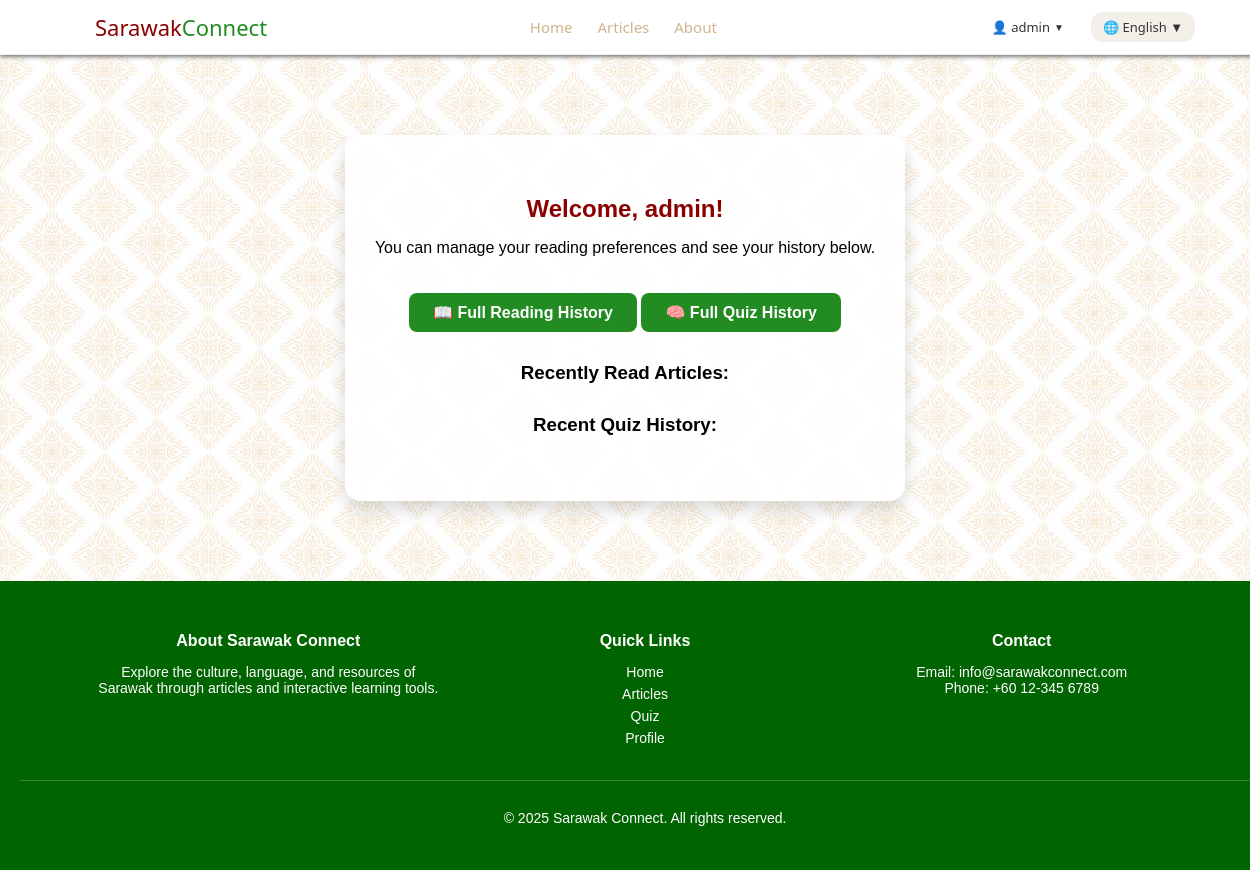
The app's page /profile.php (signed in), older data.
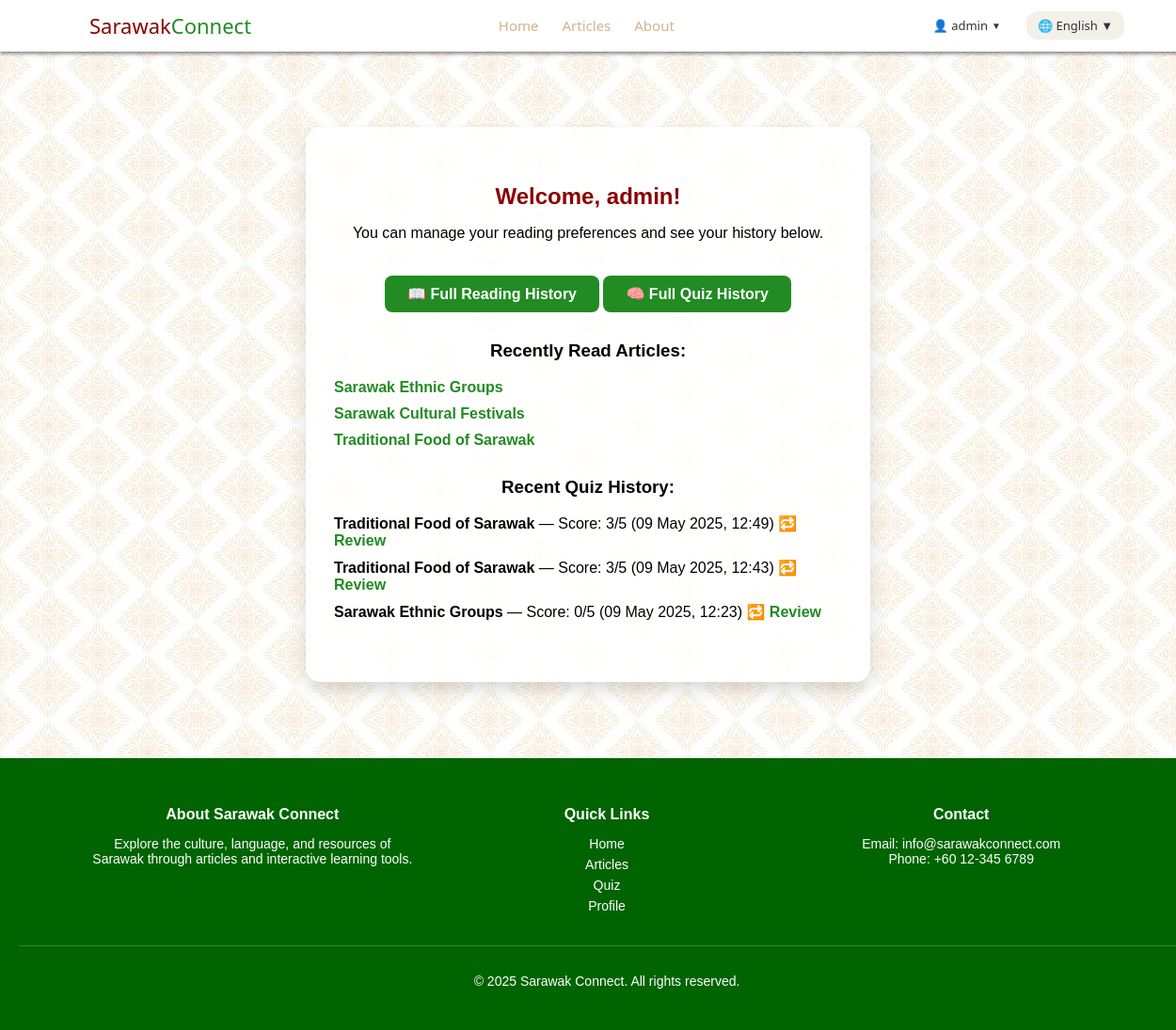
The same page, newer data.
### tables this page shows
CREATE TABLE `articles` (
  `id` int(11) NOT NULL,
  `image` varchar(255) DEFAULT NULL,
  `tag` varchar(50) DEFAULT NULL,
  `title_en` varchar(255) DEFAULT NULL,
  `title_my` varchar(255) DEFAULT NULL,
  `title_zh` varchar(255) DEFAULT NULL,
  `content_en` text DEFAULT NULL,
  `content_my` text DEFAULT NULL,
  `content_zh` text DEFAULT NULL
);

CREATE TABLE `quiz_history` (
  `id` int(11) NOT NULL,
  `user_id` int(11) NOT NULL,
  `article_id` int(11) NOT NULL,
  `score` int(11) NOT NULL,
  `total_questions` int(11) NOT NULL,
  `taken_at` datetime DEFAULT current_timestamp()
);

### profile.php (the view, shortened to what this page needs)
<?php
include('includes/db_connect.php');
include('includes/header.php');
?>
<div class="profile-page">
  <?php if (isset($_SESSION['user_id'])): ?>
    <div class="profile-card">
      <h2>Welcome, <?php echo htmlspecialchars($_SESSION['username']); ?>!</h2>
      <p>You can manage your reading preferences and see your history below.</p>
        <a href="reading_history.php" class="profile-btn">📖 Full Reading History</a>
        <a href="quiz_history.php" class="profile-btn">🧠 Full Quiz History</a>
      <h3 style="margin-top: 30px;">Recently Read Articles:</h3>
      <?php
        $user_id = $_SESSION['user_id'];
        $lang = $_SESSION['lang'] ?? 'english';
        $title_field = $lang === 'malay' ? 'title_my' : ($lang === 'mandarin' ? 'title_zh' : 'title_en');
        $query = "
          SELECT a.id, a.image, a.tag, a.$title_field AS title
          FROM reading_history rh
          JOIN articles a ON a.id = rh.article_id
          WHERE rh.user_id = ?
          ORDER BY rh.viewed_at DESC
          LIMIT 5
        ";
        $stmt = $conn->prepare($query);
        $stmt->bind_param("i", $user_id);
        $stmt->execute();
        $result = $stmt->get_result();
      ?>
      <ul class="profile-history">
        <?php while ($row = $result->fetch_assoc()): ?>
          <li>
            <a href="article.php?id=<?php echo $row['id']; ?>">
              <?php echo htmlspecialchars($row['title']); ?>
            </a>
          </li>
        <?php endwhile; ?>
      </ul>
      <h3 style="margin-top: 30px;">Recent Quiz History:</h3>
      <?php
        $quizQuery = "
          SELECT q.article_id, q.score, q.taken_at, a.$title_field AS title
          FROM quiz_history q
          JOIN articles a ON a.id = q.article_id
          WHERE q.user_id = ?
          ORDER BY q.taken_at DESC
          LIMIT 5
        ";
        $quizStmt = $conn->prepare($quizQuery);
        $quizStmt->bind_param("i", $user_id);
        $quizStmt->execute();
        $quizResult = $quizStmt->get_result();
      ?>
      <ul class="profile-history">
        <?php while ($quiz = $quizResult->fetch_assoc()): ?>
          <li>
            <strong><?php echo htmlspecialchars($quiz['title']); ?></strong> —
            Score: <?php echo $quiz['score']; ?>/5
            (<?php echo date("d M Y, H:i", strtotime($quiz['taken_at'])); ?>)
            <a href="article.php?id=<?php echo $quiz['article_id']; ?>">🔁 Review</a>
          </li>
        <?php endwhile; ?>
      </ul>
    </div>
  <?php endif; ?>
</div>
<?php include('includes/footer.php'); ?>

Row changes from the older to the newer data that the page shows:
now on this page (row edited): articles: title_en "Sarawak Ethnic Groups"
now on this page (row unchanged): articles: title_en "Sarawak Cultural Festivals"
now on this page (row unchanged): articles: title_en "Traditional Food of Sarawak"
added quiz_history: article.title_en "Traditional Food of Sarawak", score "3", taken_at "09 May 2025, 12:49"
added quiz_history: article.title_en "Traditional Food of Sarawak", score "3", taken_at "09 May 2025, 12:43"
added quiz_history: article.title_en "Sarawak Ethnic Groups", score "0", taken_at "09 May 2025, 12:23"
